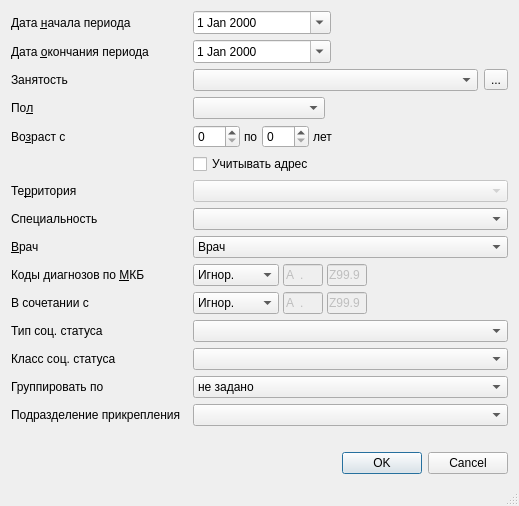
<?xml version="1.0" encoding="UTF-8"?>
<ui version="4.0">
 <class>DispObservationSetupDialog</class>
 <widget class="QDialog" name="DispObservationSetupDialog">
  <property name="windowModality">
   <enum>Qt::ApplicationModal</enum>
  </property>
  <property name="geometry">
   <rect>
    <x>0</x>
    <y>0</y>
    <width>519</width>
    <height>506</height>
   </rect>
  </property>
  <property name="windowTitle">
   <string>параметры отчёта</string>
  </property>
  <property name="sizeGripEnabled">
   <bool>true</bool>
  </property>
  <layout class="QGridLayout" name="gridLayout">
   <item row="4" column="2" colspan="4">
    <widget class="QFrame" name="frmAge">
     <property name="frameShape">
      <enum>QFrame::NoFrame</enum>
     </property>
     <property name="frameShadow">
      <enum>QFrame::Raised</enum>
     </property>
     <layout class="QHBoxLayout">
      <property name="spacing">
       <number>4</number>
      </property>
      <property name="margin">
       <number>0</number>
      </property>
      <item>
       <widget class="QSpinBox" name="edtAgeFrom">
        <property name="sizePolicy">
         <sizepolicy hsizetype="Preferred" vsizetype="Fixed">
          <horstretch>0</horstretch>
          <verstretch>0</verstretch>
         </sizepolicy>
        </property>
        <property name="maximum">
         <number>150</number>
        </property>
       </widget>
      </item>
      <item>
       <widget class="QLabel" name="lblAgeTo">
        <property name="text">
         <string>по</string>
        </property>
        <property name="buddy">
         <cstring>edtAgeTo</cstring>
        </property>
       </widget>
      </item>
      <item>
       <widget class="QSpinBox" name="edtAgeTo">
        <property name="sizePolicy">
         <sizepolicy hsizetype="Preferred" vsizetype="Fixed">
          <horstretch>0</horstretch>
          <verstretch>0</verstretch>
         </sizepolicy>
        </property>
        <property name="maximum">
         <number>150</number>
        </property>
       </widget>
      </item>
      <item>
       <widget class="QLabel" name="lblAgeYears">
        <property name="text">
         <string>лет</string>
        </property>
        <property name="buddy">
         <cstring>edtAgeTo</cstring>
        </property>
       </widget>
      </item>
      <item>
       <spacer>
        <property name="orientation">
         <enum>Qt::Horizontal</enum>
        </property>
        <property name="sizeHint" stdset="0">
         <size>
          <width>21</width>
          <height>20</height>
         </size>
        </property>
       </spacer>
      </item>
     </layout>
    </widget>
   </item>
   <item row="9" column="2" colspan="4">
    <widget class="QFrame" name="frmMKB">
     <property name="frameShape">
      <enum>QFrame::NoFrame</enum>
     </property>
     <property name="frameShadow">
      <enum>QFrame::Raised</enum>
     </property>
     <layout class="QGridLayout">
      <property name="horizontalSpacing">
       <number>4</number>
      </property>
      <property name="verticalSpacing">
       <number>0</number>
      </property>
      <property name="margin">
       <number>0</number>
      </property>
      <item row="0" column="0">
       <widget class="QComboBox" name="cmbMKBFilter">
        <item>
         <property name="text">
          <string>Игнор.</string>
         </property>
        </item>
        <item>
         <property name="text">
          <string>Интервал</string>
         </property>
        </item>
       </widget>
      </item>
      <item row="0" column="1">
       <widget class="CICDCodeEdit" name="edtMKBFrom">
        <property name="enabled">
         <bool>false</bool>
        </property>
        <property name="sizePolicy">
         <sizepolicy hsizetype="Fixed" vsizetype="Fixed">
          <horstretch>0</horstretch>
          <verstretch>0</verstretch>
         </sizepolicy>
        </property>
        <property name="maximumSize">
         <size>
          <width>40</width>
          <height>16777215</height>
         </size>
        </property>
        <property name="inputMask">
         <string>a00.00; </string>
        </property>
        <property name="text">
         <string>A.</string>
        </property>
        <property name="maxLength">
         <number>6</number>
        </property>
       </widget>
      </item>
      <item row="0" column="2">
       <widget class="CICDCodeEdit" name="edtMKBTo">
        <property name="enabled">
         <bool>false</bool>
        </property>
        <property name="sizePolicy">
         <sizepolicy hsizetype="Fixed" vsizetype="Fixed">
          <horstretch>0</horstretch>
          <verstretch>0</verstretch>
         </sizepolicy>
        </property>
        <property name="maximumSize">
         <size>
          <width>40</width>
          <height>16777215</height>
         </size>
        </property>
        <property name="inputMask">
         <string>a00.00; </string>
        </property>
        <property name="text">
         <string>Z99.9</string>
        </property>
        <property name="maxLength">
         <number>6</number>
        </property>
       </widget>
      </item>
      <item row="0" column="3">
       <spacer>
        <property name="orientation">
         <enum>Qt::Horizontal</enum>
        </property>
        <property name="sizeHint" stdset="0">
         <size>
          <width>40</width>
          <height>20</height>
         </size>
        </property>
       </spacer>
      </item>
     </layout>
    </widget>
   </item>
   <item row="10" column="2" colspan="4">
    <widget class="QFrame" name="frmMKBEx">
     <property name="frameShape">
      <enum>QFrame::NoFrame</enum>
     </property>
     <property name="frameShadow">
      <enum>QFrame::Raised</enum>
     </property>
     <layout class="QGridLayout">
      <property name="horizontalSpacing">
       <number>4</number>
      </property>
      <property name="verticalSpacing">
       <number>0</number>
      </property>
      <property name="margin">
       <number>0</number>
      </property>
      <item row="0" column="0">
       <widget class="QComboBox" name="cmbMKBExFilter">
        <item>
         <property name="text">
          <string>Игнор.</string>
         </property>
        </item>
        <item>
         <property name="text">
          <string>Интервал</string>
         </property>
        </item>
       </widget>
      </item>
      <item row="0" column="1">
       <widget class="CICDCodeEdit" name="edtMKBExFrom">
        <property name="enabled">
         <bool>false</bool>
        </property>
        <property name="sizePolicy">
         <sizepolicy hsizetype="Fixed" vsizetype="Fixed">
          <horstretch>0</horstretch>
          <verstretch>0</verstretch>
         </sizepolicy>
        </property>
        <property name="maximumSize">
         <size>
          <width>40</width>
          <height>16777215</height>
         </size>
        </property>
        <property name="inputMask">
         <string>a00.00; </string>
        </property>
        <property name="text">
         <string>A.</string>
        </property>
        <property name="maxLength">
         <number>6</number>
        </property>
       </widget>
      </item>
      <item row="0" column="2">
       <widget class="CICDCodeEdit" name="edtMKBExTo">
        <property name="enabled">
         <bool>false</bool>
        </property>
        <property name="sizePolicy">
         <sizepolicy hsizetype="Fixed" vsizetype="Fixed">
          <horstretch>0</horstretch>
          <verstretch>0</verstretch>
         </sizepolicy>
        </property>
        <property name="maximumSize">
         <size>
          <width>40</width>
          <height>16777215</height>
         </size>
        </property>
        <property name="inputMask">
         <string>a00.00; </string>
        </property>
        <property name="text">
         <string>Z99.9</string>
        </property>
        <property name="maxLength">
         <number>6</number>
        </property>
       </widget>
      </item>
      <item row="0" column="3">
       <spacer>
        <property name="orientation">
         <enum>Qt::Horizontal</enum>
        </property>
        <property name="sizeHint" stdset="0">
         <size>
          <width>40</width>
          <height>20</height>
         </size>
        </property>
       </spacer>
      </item>
     </layout>
    </widget>
   </item>
   <item row="0" column="0" colspan="2">
    <widget class="QLabel" name="lblBegDate">
     <property name="text">
      <string>Дата &amp;начала периода</string>
     </property>
     <property name="buddy">
      <cstring>edtBegDate</cstring>
     </property>
    </widget>
   </item>
   <item row="0" column="2" colspan="3">
    <widget class="CDateEdit" name="edtBegDate">
     <property name="calendarPopup">
      <bool>true</bool>
     </property>
    </widget>
   </item>
   <item row="0" column="5">
    <spacer>
     <property name="orientation">
      <enum>Qt::Horizontal</enum>
     </property>
     <property name="sizeHint" stdset="0">
      <size>
       <width>84</width>
       <height>22</height>
      </size>
     </property>
    </spacer>
   </item>
   <item row="1" column="0" colspan="2">
    <widget class="QLabel" name="lblEndDate">
     <property name="text">
      <string>Дата &amp;окончания периода</string>
     </property>
     <property name="buddy">
      <cstring>edtEndDate</cstring>
     </property>
    </widget>
   </item>
   <item row="1" column="2" colspan="3">
    <widget class="CDateEdit" name="edtEndDate">
     <property name="calendarPopup">
      <bool>true</bool>
     </property>
    </widget>
   </item>
   <item row="1" column="5">
    <spacer>
     <property name="orientation">
      <enum>Qt::Horizontal</enum>
     </property>
     <property name="sizeHint" stdset="0">
      <size>
       <width>84</width>
       <height>22</height>
      </size>
     </property>
    </spacer>
   </item>
   <item row="2" column="0" colspan="2">
    <widget class="QLabel" name="lblWorkOrganisation">
     <property name="text">
      <string>Занятость</string>
     </property>
     <property name="buddy">
      <cstring>cmbWorkOrganisation</cstring>
     </property>
    </widget>
   </item>
   <item row="2" column="2" colspan="4">
    <layout class="QHBoxLayout" name="horizontalLayout">
     <item>
      <widget class="COrgComboBox" name="cmbWorkOrganisation"/>
     </item>
     <item>
      <widget class="QToolButton" name="btnSelectWorkOrganisation">
       <property name="text">
        <string>...</string>
       </property>
       <property name="arrowType">
        <enum>Qt::NoArrow</enum>
       </property>
      </widget>
     </item>
    </layout>
   </item>
   <item row="3" column="0">
    <widget class="QLabel" name="lblSex">
     <property name="text">
      <string>По&amp;л</string>
     </property>
     <property name="buddy">
      <cstring>cmbSex</cstring>
     </property>
    </widget>
   </item>
   <item row="3" column="2" colspan="2">
    <widget class="QComboBox" name="cmbSex">
     <item>
      <property name="text">
       <string/>
      </property>
     </item>
     <item>
      <property name="text">
       <string>М</string>
      </property>
     </item>
     <item>
      <property name="text">
       <string>Ж</string>
      </property>
     </item>
    </widget>
   </item>
   <item row="3" column="4" colspan="2">
    <spacer>
     <property name="orientation">
      <enum>Qt::Horizontal</enum>
     </property>
     <property name="sizeHint" stdset="0">
      <size>
       <width>144</width>
       <height>17</height>
      </size>
     </property>
    </spacer>
   </item>
   <item row="4" column="0" colspan="2">
    <widget class="QLabel" name="lblAge">
     <property name="text">
      <string>Во&amp;зраст с</string>
     </property>
     <property name="buddy">
      <cstring>edtAgeFrom</cstring>
     </property>
    </widget>
   </item>
   <item row="5" column="2" colspan="4">
    <widget class="QCheckBox" name="chkArea">
     <property name="text">
      <string>Учитывать адрес</string>
     </property>
    </widget>
   </item>
   <item row="6" column="0" colspan="2">
    <widget class="QLabel" name="lblArea">
     <property name="text">
      <string>Те&amp;рритория</string>
     </property>
     <property name="buddy">
      <cstring>cmbArea</cstring>
     </property>
    </widget>
   </item>
   <item row="8" column="0" colspan="2">
    <widget class="QLabel" name="lblPerson">
     <property name="text">
      <string>&amp;Врач</string>
     </property>
     <property name="buddy">
      <cstring>cmbPerson</cstring>
     </property>
    </widget>
   </item>
   <item row="8" column="2" colspan="4">
    <widget class="CPersonComboBoxEx" name="cmbPerson">
     <item>
      <property name="text">
       <string>Врач</string>
      </property>
     </item>
    </widget>
   </item>
   <item row="9" column="0" colspan="2">
    <widget class="QLabel" name="lblMKB">
     <property name="text">
      <string>Коды диагнозов по &amp;МКБ</string>
     </property>
     <property name="buddy">
      <cstring>cmbMKBFilter</cstring>
     </property>
    </widget>
   </item>
   <item row="10" column="0" colspan="2">
    <widget class="QLabel" name="lblMKBEx">
     <property name="text">
      <string>В сочетании с</string>
     </property>
     <property name="buddy">
      <cstring>cmbMKBExFilter</cstring>
     </property>
    </widget>
   </item>
   <item row="16" column="3" colspan="3">
    <widget class="QDialogButtonBox" name="buttonBox">
     <property name="orientation">
      <enum>Qt::Horizontal</enum>
     </property>
     <property name="standardButtons">
      <set>QDialogButtonBox::Cancel|QDialogButtonBox::Ok</set>
     </property>
    </widget>
   </item>
   <item row="6" column="2" colspan="4">
    <widget class="COrgStructureComboBox" name="cmbArea">
     <property name="enabled">
      <bool>false</bool>
     </property>
    </widget>
   </item>
   <item row="7" column="2" colspan="4">
    <widget class="CRBComboBox" name="cmbSpeciality"/>
   </item>
   <item row="7" column="0" colspan="2">
    <widget class="QLabel" name="lblSpeciality">
     <property name="text">
      <string>Специальность</string>
     </property>
    </widget>
   </item>
   <item row="11" column="0" colspan="2">
    <widget class="QLabel" name="lblSocStatusType">
     <property name="text">
      <string>Тип соц. статуса</string>
     </property>
    </widget>
   </item>
   <item row="12" column="0">
    <widget class="QLabel" name="lblSocStatusClass">
     <property name="text">
      <string>Класс соц. статуса</string>
     </property>
    </widget>
   </item>
   <item row="11" column="2" colspan="4">
    <widget class="CRBComboBox" name="cmbSocStatusType"/>
   </item>
   <item row="12" column="2" colspan="4">
    <widget class="CRBComboBox" name="cmbSocStatusClass"/>
   </item>
   <item row="13" column="0">
    <widget class="QLabel" name="label">
     <property name="text">
      <string>Группировать по</string>
     </property>
    </widget>
   </item>
   <item row="16" column="2">
    <spacer>
     <property name="orientation">
      <enum>Qt::Vertical</enum>
     </property>
     <property name="sizeHint" stdset="0">
      <size>
       <width>126</width>
       <height>28</height>
      </size>
     </property>
    </spacer>
   </item>
   <item row="13" column="2" colspan="4">
    <widget class="QComboBox" name="cmbRowGrouping">
     <item>
      <property name="text">
       <string>не задано</string>
      </property>
     </item>
     <item>
      <property name="text">
       <string>Подразделениям</string>
      </property>
     </item>
     <item>
      <property name="text">
       <string>Специальностям</string>
      </property>
     </item>
     <item>
      <property name="text">
       <string>Врачу</string>
      </property>
     </item>
    </widget>
   </item>
   <item row="15" column="0">
    <widget class="QLabel" name="lblOrgStrucutreAttachType">
     <property name="text">
      <string>Подразделение прикрепления</string>
     </property>
    </widget>
   </item>
   <item row="15" column="2" colspan="4">
    <widget class="COrgStructureComboBox" name="cmbOrgStructureAttachType"/>
   </item>
  </layout>
 </widget>
 <customwidgets>
  <customwidget>
   <class>CRBComboBox</class>
   <extends>QComboBox</extends>
   <header>library/crbcombobox.h</header>
  </customwidget>
  <customwidget>
   <class>COrgStructureComboBox</class>
   <extends>QComboBox</extends>
   <header>Orgs/OrgStructComboBoxes</header>
  </customwidget>
  <customwidget>
   <class>CDateEdit</class>
   <extends>QDateEdit</extends>
   <header>library/DateEdit.h</header>
  </customwidget>
  <customwidget>
   <class>COrgComboBox</class>
   <extends>QComboBox</extends>
   <header>Orgs/OrgComboBox.h</header>
  </customwidget>
  <customwidget>
   <class>CPersonComboBoxEx</class>
   <extends>QComboBox</extends>
   <header>Orgs/PersonComboBoxEx.h</header>
  </customwidget>
  <customwidget>
   <class>CICDCodeEdit</class>
   <extends>QLineEdit</extends>
   <header>library/ICDCodeEdit.h</header>
  </customwidget>
 </customwidgets>
 <tabstops>
  <tabstop>edtBegDate</tabstop>
  <tabstop>edtEndDate</tabstop>
  <tabstop>cmbWorkOrganisation</tabstop>
  <tabstop>btnSelectWorkOrganisation</tabstop>
  <tabstop>cmbSex</tabstop>
  <tabstop>edtAgeFrom</tabstop>
  <tabstop>edtAgeTo</tabstop>
  <tabstop>chkArea</tabstop>
  <tabstop>cmbArea</tabstop>
  <tabstop>cmbMKBFilter</tabstop>
  <tabstop>edtMKBFrom</tabstop>
  <tabstop>edtMKBTo</tabstop>
  <tabstop>cmbMKBExFilter</tabstop>
  <tabstop>edtMKBExFrom</tabstop>
  <tabstop>edtMKBExTo</tabstop>
  <tabstop>buttonBox</tabstop>
 </tabstops>
 <resources/>
 <connections>
  <connection>
   <sender>buttonBox</sender>
   <signal>accepted()</signal>
   <receiver>DispObservationSetupDialog</receiver>
   <slot>accept()</slot>
   <hints>
    <hint type="sourcelabel">
     <x>124</x>
     <y>456</y>
    </hint>
    <hint type="destinationlabel">
     <x>65</x>
     <y>418</y>
    </hint>
   </hints>
  </connection>
  <connection>
   <sender>buttonBox</sender>
   <signal>rejected()</signal>
   <receiver>DispObservationSetupDialog</receiver>
   <slot>reject()</slot>
   <hints>
    <hint type="sourcelabel">
     <x>237</x>
     <y>456</y>
    </hint>
    <hint type="destinationlabel">
     <x>267</x>
     <y>420</y>
    </hint>
   </hints>
  </connection>
  <connection>
   <sender>chkArea</sender>
   <signal>clicked(bool)</signal>
   <receiver>cmbArea</receiver>
   <slot>setEnabled(bool)</slot>
   <hints>
    <hint type="sourcelabel">
     <x>295</x>
     <y>258</y>
    </hint>
    <hint type="destinationlabel">
     <x>295</x>
     <y>283</y>
    </hint>
   </hints>
  </connection>
 </connections>
</ui>
